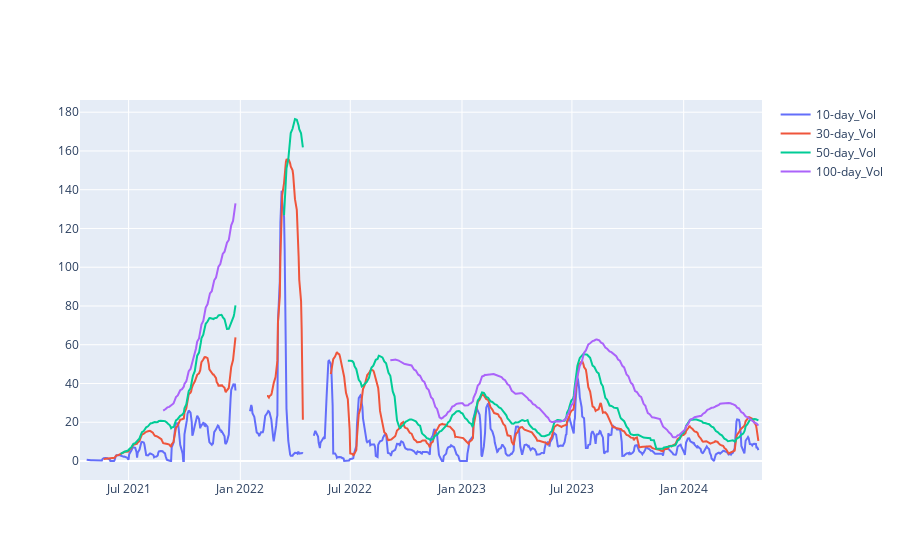

The cell this chart's notebook holds for it:
### Markdown cell above
# Historical Volatility

### Code cell
histvol = Position_Reporting(positions, 'ACCU', current_date).rolling_vol()

fig = go.Figure()
for i in list(histvol)[1:]:
    fig.add_trace(go.Scatter(x=histvol['Date'], y=histvol[i], name=i))#, base=0))
    
fig.show()

### Figure 1 — Plotly figure (JSON) as saved in the notebook; plotly's stock layout.template omitted (floating-point values rounded to 4 significant figures; data arrays with more than 128 entries replaced by an {"elided": "..."} marker saying what was removed)
{"data": [{"name": "10-day_Vol", "type": "scatter", "x": {"elided": "804 str values"}, "y": {"elided": "804 float values"}}, {"name": "30-day_Vol", "type": "scatter", "x": {"elided": "804 str values"}, "y": {"elided": "804 float values"}}, {"name": "50-day_Vol", "type": "scatter", "x": {"elided": "804 str values"}, "y": {"elided": "804 float values"}}, {"name": "100-day_Vol", "type": "scatter", "x": {"elided": "804 str values"}, "y": {"elided": "804 float values"}}], "layout": {}}
